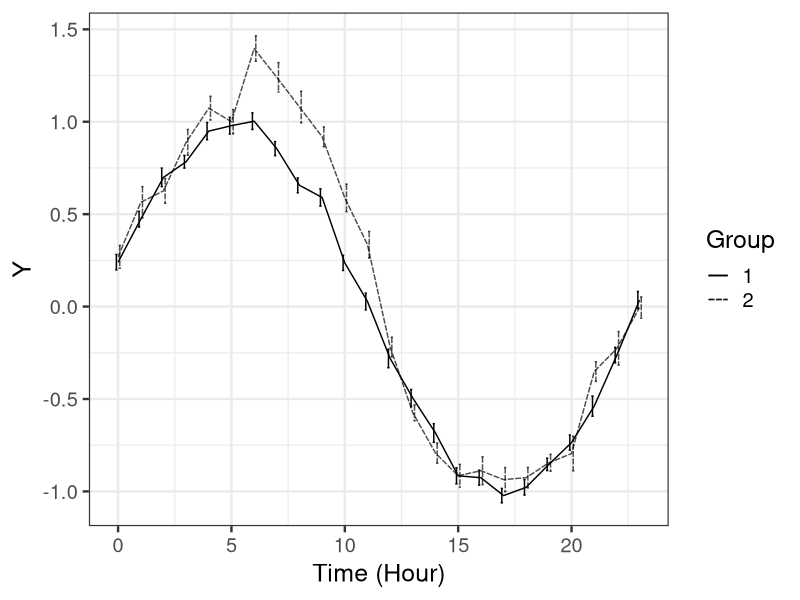

Recreate this plot in R.
library(dplyr)
library(tidyr)
library(ggplot2)

se <- function(x) sd(x)/sqrt(length(x))

d <- read.csv('input/data-eg1.csv')
d_plot <- d %>%
  group_by(Group, Time) %>%
  summarize(mean=mean(Y), SE=se(Y)) %>% ungroup() %>%
  mutate(Group=as.factor(Group))

p <- ggplot(data=d_plot, aes(x=Time, y=mean, group=Group, color=Group, linetype=Group)) +
  theme_bw(base_size=18) +
  geom_errorbar(aes(ymin=mean - SE, ymax=mean + SE), width=0.2, position=position_dodge(0.3)) +
  geom_line(size=0.5) +
  scale_x_continuous(breaks=c(0, 5, 10, 15, 20)) +
  scale_color_manual(values=c('black', alpha('black', 0.7))) +
  scale_linetype_manual(values=c('solid', '41')) +
  labs(x='Time (Hour)', y='Y')
ggsave(p, file='output/fig11-12.png', dpi=300, w=5, h=3)
